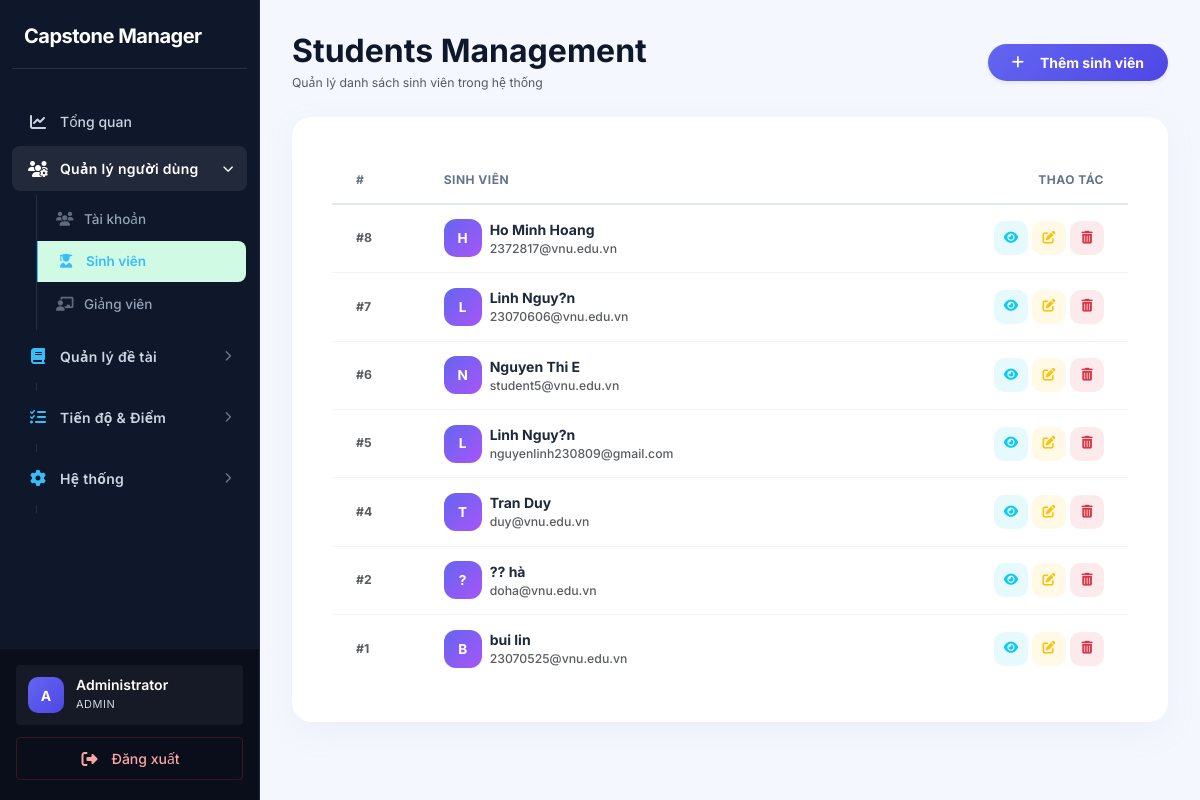
The page /index.php?page=students (signed in) on the database as committed earlier.
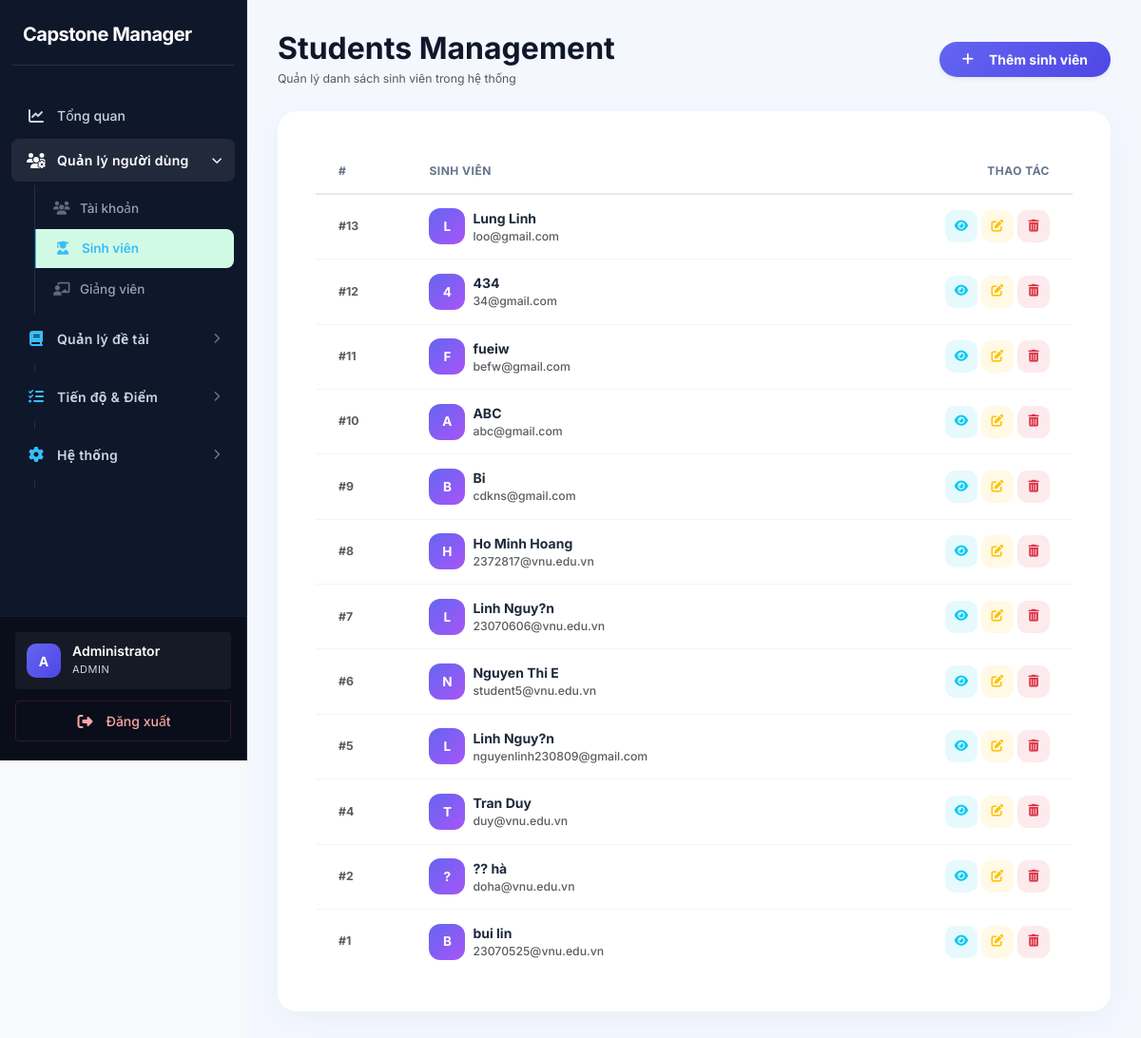
The same page on the database as committed later.
### tables this page shows
CREATE TABLE `students` (
  `id` int(11) NOT NULL,
  `user_id` int(11) DEFAULT NULL,
  `full_name` varchar(150) DEFAULT NULL,
  `faculty` varchar(100) DEFAULT NULL,
  `created_at` timestamp NOT NULL DEFAULT current_timestamp(),
  `student_code` varchar(50) DEFAULT NULL
);

CREATE TABLE `users` (
  `id` int(11) NOT NULL,
  `email` varchar(100) NOT NULL,
  `password` varchar(255) NOT NULL,
  `role` enum('admin','student','lecturer') NOT NULL DEFAULT 'student',
  `status` enum('active','locked') DEFAULT 'active',
  `created_at` timestamp NOT NULL DEFAULT current_timestamp()
);

### app/controllers/StudentController.php (called while the page is built, shortened)
<?php
class StudentController {
    private $studentModel;
    public function __construct() {
        $this->studentModel = new Student();
    }
    public function index() {
        $students = $this->studentModel->getAll();
        require '../app/views/students/index.php';
    }
}

### core/Database.php (called while the page is built)
<?php
class Database {
    private static $instance = null;
    private $conn;
    private $host = DB_HOST;
    private $dbname = DB_NAME;
    private $username = DB_USER;
    private $password = DB_PASS;
    private function __construct(){
        try{
            $this->conn = new PDO(
                "mysql:host={$this->host};dbname={$this->dbname};charset=utf8mb4",
                $this->username,
                $this->password
            );
            $this->conn->setAttribute(
                PDO::ATTR_ERRMODE,
                PDO::ERRMODE_EXCEPTION
            );
            $this->conn->setAttribute(
                PDO::ATTR_DEFAULT_FETCH_MODE,
                PDO::FETCH_ASSOC
            );
        }catch(PDOException $e){
            die("Database Error: " . $e->getMessage());
        }
    }
    public static function getInstance(){
        if(self::$instance == null){
            self::$instance = new Database();
        }
        return self::$instance;
    }
    public function getConnection(){
        return $this->conn;
    }
}

### app/models/Student.php (called while the page is built, shortened)
<?php
class Student {
    private $conn;
    public function __construct(){
        $this->conn = Database::getInstance()->getConnection();
    }
    public function getAll(){
        $sql = "SELECT students.*, users.email
                FROM students
                JOIN users
                ON users.id = students.user_id
                ORDER BY students.id DESC";
        return $this->conn
            ->query($sql)
            ->fetchAll(PDO::FETCH_ASSOC);
    }
}

### app/views/students/index.php (the view, shortened to what the changed rows need)
<?php require '../app/views/layouts/header.php'; ?>
<?php require '../app/views/layouts/sidebar.php'; ?>
<div class="main-content" style="padding:32px; background:#f4f7fe; min-height:100vh;">
    <div class="d-flex justify-content-between align-items-center mb-4">
        <div>
            <h2 class="fw-bold mb-1" style="color:#0f172a">Students Management</h2>
        </div>
    </div>
    <div class="custom-card">
        <div class="table-responsive p-3">
            <table class="table table-hover mb-0 datatable" id="studentTable">
                <thead>
                    <tr class="text-muted small" style="font-size:11px;text-transform:uppercase;letter-spacing:.5px">
                        <th class="ps-4">#</th>
                        <th>Sinh viên</th>
                        <?php if ($_SESSION['user']['role'] === 'admin'): ?>
                            <th class="text-end pe-4">Thao tác</th>
                        <?php endif; ?>
                    </tr>
                </thead>
                <tbody>
                    <?php if (!empty($students)): ?>
                        <?php foreach ($students as $s): ?>
                            <tr>
                                <td class="ps-4 fw-bold text-muted small">#<?= $s['id'] ?></td>
                                <td>
                                    <div class="d-flex align-items-center gap-2">
                                        <div class="avatar-circle">
                                            <?= strtoupper(mb_substr($s['full_name'], 0, 1)) ?>
                                        </div>
                                        <div>
                                            <div class="fw-bold" style="color:#1e293b"><?= htmlspecialchars($s['full_name']) ?></div>
                                            <div class="small text-muted"><?= htmlspecialchars($s['email']) ?></div>
                                        </div>
                                    </div>
                                </td>
                                <?php if ($_SESSION['user']['role'] === 'admin'): ?>
                                    <td class="text-end pe-4">
                                        <div class="d-flex justify-content-end gap-1">
                                            <a href="index.php?page=student-show&id=<?= $s['id'] ?>"
                                               class="btn-action bg-info bg-opacity-10 text-info" title="Xem">
                                                <i class="fa-solid fa-eye"></i>
                                            </a>
                                            <a href="index.php?page=student-edit&id=<?= $s['id'] ?>"
                                               class="btn-action bg-warning bg-opacity-10 text-warning" title="Sửa">
                                                <i class="fa-solid fa-pen-to-square"></i>
                                            </a>
                                            <form action="index.php?page=student-delete&id=<?= $s['id'] ?>" method="POST" class="d-inline" onsubmit="return confirm('Bạn có chắc muốn xóa?');">
    <button type="submit" class="btn-action btn-delete bg-danger bg-opacity-10 text-danger border-0" title="Xóa">
        <i class="fa-solid fa-trash-can"></i>
    </button>
</form>
                                        </div>
                                    </td>
                                <?php endif; ?>
                            </tr>
                        <?php endforeach; ?>
                    <?php endif; ?>
                </tbody>
            </table>
        </div>
    </div>
</div>
<?php require '../app/views/layouts/footer.php'; ?>

Rows that differ between the two databases and show on the page:
added students: id "13", full_name "L", full_name "Lung Linh", user.email "loo@gmail.com"
added students: id "12", full_name "4", full_name "434", user.email "34@gmail.com"
added students: id "11", full_name "F", full_name "fueiw", user.email "befw@gmail.com"
added students: id "10", full_name "A", full_name "ABC", user.email "abc@gmail.com"
added students: id "9", full_name "B", full_name "Bi", user.email "cdkns@gmail.com"
